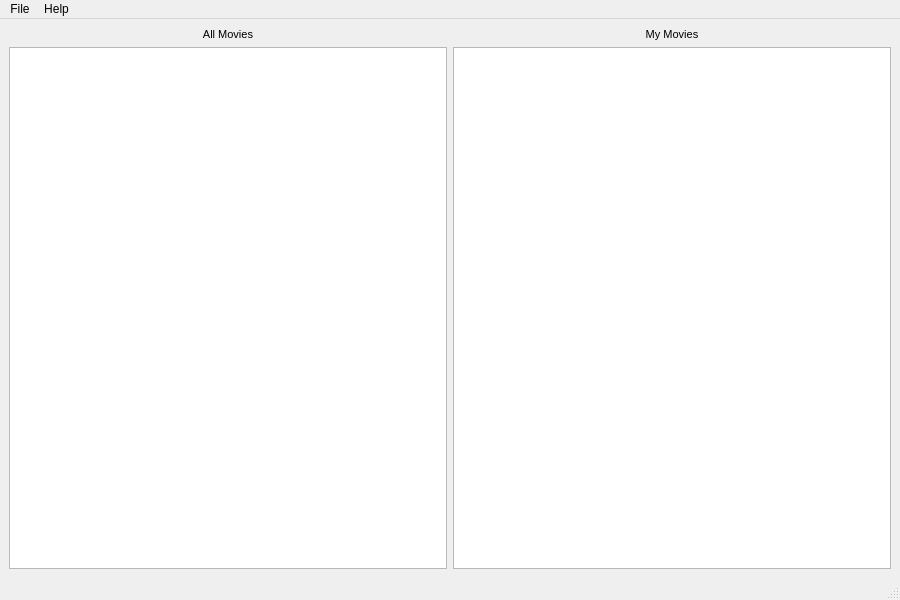
<?xml version="1.0" encoding="UTF-8"?>
<ui version="4.0">
 <class>MainWindow</class>
 <widget class="QMainWindow" name="MainWindow">
  <property name="geometry">
   <rect>
    <x>0</x>
    <y>0</y>
    <width>900</width>
    <height>600</height>
   </rect>
  </property>
  <property name="sizePolicy">
   <sizepolicy hsizetype="Fixed" vsizetype="Fixed">
    <horstretch>0</horstretch>
    <verstretch>0</verstretch>
   </sizepolicy>
  </property>
  <property name="minimumSize">
   <size>
    <width>900</width>
    <height>600</height>
   </size>
  </property>
  <property name="maximumSize">
   <size>
    <width>900</width>
    <height>600</height>
   </size>
  </property>
  <property name="windowTitle">
   <string>MovEye</string>
  </property>
  <widget class="QWidget" name="centralwidget">
   <layout class="QGridLayout" name="gridLayout">
    <item row="1" column="1">
     <widget class="QListView" name="listView_myMovies"/>
    </item>
    <item row="1" column="0">
     <widget class="QListView" name="listView_allMovies"/>
    </item>
    <item row="0" column="0">
     <widget class="QLabel" name="label_allMovies">
      <property name="font">
       <font>
        <pointsize>8</pointsize>
       </font>
      </property>
      <property name="text">
       <string>All Movies</string>
      </property>
      <property name="alignment">
       <set>Qt::AlignCenter</set>
      </property>
     </widget>
    </item>
    <item row="0" column="1">
     <widget class="QLabel" name="label_myMovies">
      <property name="font">
       <font>
        <pointsize>8</pointsize>
       </font>
      </property>
      <property name="text">
       <string>My Movies</string>
      </property>
      <property name="alignment">
       <set>Qt::AlignCenter</set>
      </property>
     </widget>
    </item>
   </layout>
  </widget>
  <widget class="QStatusBar" name="statusbar"/>
  <widget class="QMenuBar" name="menubar">
   <property name="geometry">
    <rect>
     <x>0</x>
     <y>0</y>
     <width>900</width>
     <height>25</height>
    </rect>
   </property>
   <widget class="QMenu" name="menuHelp">
    <property name="title">
     <string>Help</string>
    </property>
    <addaction name="actionAbout"/>
   </widget>
   <widget class="QMenu" name="menuFile">
    <property name="title">
     <string>File</string>
    </property>
    <addaction name="actionExit"/>
    <addaction name="actionOpenFile"/>
   </widget>
   <addaction name="menuFile"/>
   <addaction name="menuHelp"/>
  </widget>
  <action name="actionExit">
   <property name="text">
    <string>Exit</string>
   </property>
  </action>
  <action name="actionOpenFile">
   <property name="text">
    <string>Open file...</string>
   </property>
  </action>
  <action name="actionAbout">
   <property name="text">
    <string>About...</string>
   </property>
  </action>
 </widget>
 <resources/>
 <connections>
  <connection>
   <sender>actionExit</sender>
   <signal>triggered()</signal>
   <receiver>MainWindow</receiver>
   <slot>close()</slot>
   <hints>
    <hint type="sourcelabel">
     <x>-1</x>
     <y>-1</y>
    </hint>
    <hint type="destinationlabel">
     <x>449</x>
     <y>299</y>
    </hint>
   </hints>
  </connection>
 </connections>
</ui>
